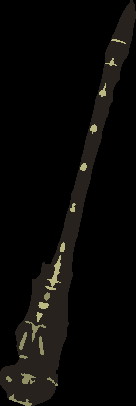
#> input picture experiments/odo_seg_analyzer/images/4155610_198_discrete.png, 136 x 406 px, found by its file name
$ python rotate_segments.py
#> lines starting #> are read from the running program, lines starting #| are printed output that depends on the picture; after the words box and inside, x2 and y2 are one past the last pixel; in counts of white or black regions, pixels touching at a corner belong together; long printed decimals are rounded
import cv2
import numpy as np
import math
import imutils

def get_lines(img):
  #threshold
  thresh = cv2.adaptiveThreshold(img, 255, cv2.ADAPTIVE_THRESH_GAUSSIAN_C, cv2.THRESH_BINARY_INV, 15, 4.75)
  median = cv2.medianBlur(thresh, 3)
  # detect lines
  lines = cv2.HoughLines(median, 1, np.pi/180, 175)
  print(lines)
  return sorted(lines, key=lambda x: x[0][0], reverse=True)

def rotate(image, angle):
  (h, w) = image.shape[:2]
  (cX, cY) = (w // 2, h // 2)

  M = cv2.getRotationMatrix2D((cX, cY), angle, 1.0)
  cos = np.abs(M[0, 0])
  sin = np.abs(M[0, 1])

  nW = int((h * sin) + (w * cos))
  nH = int((h * cos) + (w * sin))

  M[0, 2] += (nW / 2) - cX
  M[1, 2] += (nH / 2) - cY

  return cv2.warpAffine(image, M, (nW, nH))

def fix_rotation(input):
  lines = get_lines(input)
  print(lines)
  rho, theta = lines[0][0]
  empty = np.zeros_like(img)
  print(rho)
  print(theta)
  return rotate(input, theta*180/np.pi)

#def rotateToVertical(img_name,img_dir):
img = cv2.imread("images/4155610_198_discrete.png", 0)
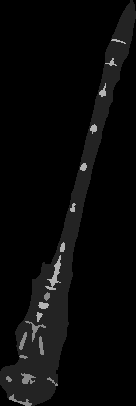
#> img: shape (406, 136); min 0, max 178, mean 9
cv2.imshow("Image",img)
cv2.waitKey(0)

#img = fix_rotation(img)


cv2.imshow("Rotated Image",img)
cv2.waitKey(0)

# convert img to grey
#img_grey = cv2.cvtColor(img, cv2.COLOR_BGR2GRAY)
# set a thresh
thresh = 3
# get threshold image
ret, thresh_img = cv2.threshold(img, thresh, 255, cv2.THRESH_BINARY)
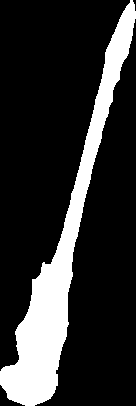
#> thresh_img: shape (406, 136); 18.9% white; 1 white region
#> ret = 3
cv2.imshow("thresh1",thresh_img)
cv2.waitKey(0)

# find contours
contours, hierarchy = cv2.findContours(thresh_img, cv2.RETR_LIST, cv2.CHAIN_APPROX_SIMPLE)
#> contours = 1 contour; box (x1, y1, x2, y2) and area: (0, 0, 136, 406) 10000
big_contour = max(contours, key = cv2.contourArea)
#> big_contour = contour of 418 points, box (x1, y1, x2, y2) (0, 0, 136, 406), area 10000
big_ellipse = cv2.fitEllipse(big_contour)
#> big_ellipse = ((60.72, 263.2), (47.79, 452.6), 14.94)
print(big_contour)
#> (printed output is left out)
cimg = np.zeros_like(img)
cv2.drawContours(cimg, contours, 0, color=127, thickness=-1)
#> cimg: shape (406, 136); values 0 (black) and 127 (white), 18.9% white; 1 white region, box (x1, y1, x2, y2) and area: (0, 0, 136, 406) 10434
cv2.imshow("thresh1",cimg)
cv2.waitKey(0)

(xc,yc),(d1,d2),angle = big_ellipse
#> xc = 60.72; yc = 263.2; d1 = 47.79; d2 = 452.6; angle = 14.94
print(xc,yc,d1,d1,angle)
#| 60.716 263.176 47.788 47.788 14.937

# draw ellipse
result = np.zeros_like(img)
cv2.ellipse(result, big_ellipse, (0, 50, 0), 3)
#> result: shape (406, 136); every value is 0


# draw vertical line
# compute major radius
rmajor = max(d1,d2)/2
#> rmajor = 226.3
if angle > 90:
    angle = angle - 90
else:
    angle = angle + 90
#> angle = 104.9
print(angle)
#| 104.937
xtop = xc + math.cos(math.radians(angle))*rmajor
#> xtop = 2.39
ytop = yc + math.sin(math.radians(angle))*rmajor
#> ytop = 481.8
xbot = xc + math.cos(math.radians(angle+180))*rmajor
#> xbot = 119
ybot = yc + math.sin(math.radians(angle+180))*rmajor
#> ybot = 44.52

axis_line = (int(xtop),int(ytop)), (int(xbot),int(ybot)), (255, 255, 255), 3
#> axis_line = ((2, 481), (119, 44), (255, 255, 255), 3)
print(axis_line[1])
#| (119, 44)

cv2.line(result, (int(xtop),int(ytop)), (int(xbot),int(ybot)), (255, 255, 255), 3)
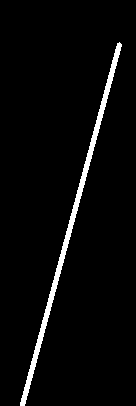
#> result: shape (406, 136); 3.6% white; 1 white region, box (x1, y1, x2, y2) and area: (20, 42, 122, 406) 1968
lines = cv2.HoughLines(result, 1, np.pi/180, 175)
#> lines = [[127, 0.262], [125, 0.262], [130, 0.279], [123, 0.244]]
print(lines[0][0])
#| [127.          0.2618]
rho, theta = lines[0][0]
#> rho = 127; theta = 0.262
img = rotate(img, theta*180/np.pi)
#> in rotate, `M = cv2.getRotationMatrix2D((cX, cY), angle, 1.0)`: M = [[0.966, 0.259, -50.22], [-0.259, 0.966, 24.52]]
#> in rotate, `cos = np.abs(M[0, 0])`: cos = 0.966
#> in rotate, `sin = np.abs(M[0, 1])`: sin = 0.259
#> in rotate, `nW = int((h * sin) + (w * cos))`: nW = 236
#> in rotate, `nH = int((h * cos) + (w * sin))`: nH = 427
#> in rotate, `return cv2.warpAffine(image, M, (nW, nH))`:
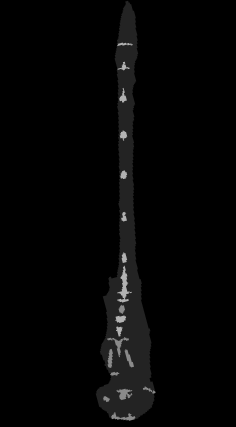
#> returned value: shape (427, 236); min 0, max 178, mean 4.9

cv2.imshow("thresh1",result)
cv2.waitKey(0)
cv2.imshow("thresh1",img)
cv2.waitKey(0)

$ run again, with experiments/odo_seg_analyzer/images/56568289_564_discrete.png copied over experiments/odo_seg_analyzer/images/4155610_198_discrete.png
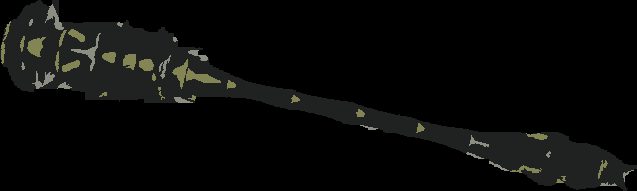
#> input picture experiments/odo_seg_analyzer/images/56568289_564_discrete.png, 637 x 191 px, found by its file name
#> `ret, thresh_img = cv2.threshold(img, thresh, 255, cv2.THRESH_BINARY)`:
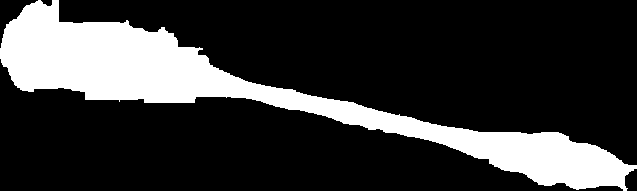
#> thresh_img: shape (191, 637); 21.6% white; 1 white region
#> ret = 3
#> contours = 1 contour; box (x1, y1, x2, y2) and area: (0, 0, 637, 191) 25558
#> big_contour = contour of 550 points, box (x1, y1, x2, y2) (0, 0, 637, 191), area 25558
#> big_ellipse = ((270.7, 95.47), (90.48, 665.5), 101.8)
#> (printed output is left out)
#> cimg: shape (191, 637); values 0 (black) and 127 (white), 21.6% white; 1 white region, box (x1, y1, x2, y2) and area: (0, 0, 637, 191) 26283
#> `(xc,yc),(d1,d2),angle = big_ellipse`: xc = 270.7; yc = 95.47; d1 = 90.48; d2 = 665.5; angle = 101.8
#| 270.690 95.474 90.481 90.481 101.759
#> rmajor = 332.8
#> `angle = angle - 90`: angle = 11.76
#| 11.759
#> xtop = 596.5
#> ytop = 163.3
#> xbot = -55.1
#> ybot = 27.66
#> axis_line = ((596, 163), (-55, 27), (255, 255, 255), 3)
#| (-55, 27)
#> lines = [[35, 1.78], [43, 1.76], [41, 1.76], [33, 1.8], [29, 1.8]]
#| [35.         1.780]
#> rho = 35; theta = 1.78
#> M = [[-0.208, 0.978, 291.2], [-0.978, -0.208, 425.8]]
#> cos = 0.208
#> sin = 0.978
#> nW = 319
#> nH = 662
#> in rotate, `return cv2.warpAffine(image, M, (nW, nH))`:
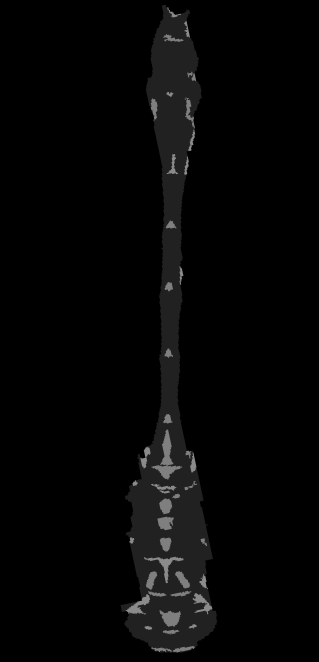
#> returned value: shape (662, 319); min 0, max 139, mean 5.7
